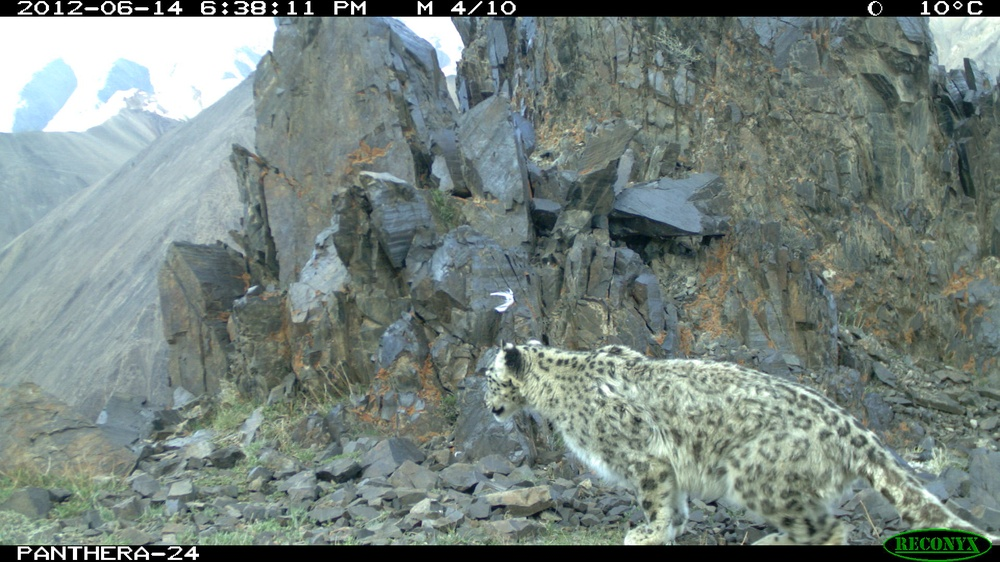
#> input picture Snow leopard/RepresentativeTests_left_diff_cats/01__Station05__Camera1__2012-6-14__5-38-10(4).JPG, 1000 x 562 px, shrunk from 1920 x 1080 before the run
$ python -i shiftableBF.py   (imports and definitions only)   (older library calls are emulated)
#> lines starting #> are read from the running program, lines starting #| are printed output that depends on the picture
# Adapted from Matlab to Python by Jon Crall
# Original Matlab Source:
# http://www.mathworks.se/matlabcentral/fileexchange/36657-fast-bilateral-filter/content/FastBilateralFilter/shiftableBF.m
# These are shorthands I used to help with porting 1 based to 0 based
# [k]    =        2:end
# [-k-1] = fliplr(1:end-1)
# [-k]   = fliplr(2:end)

''' Filtering operation

function shiftableBF:
    inImg      :  grayscale image
    sigmaS     : width of spatial Gaussian
    sigmaR     : width of range Gaussian
    [-w, w]^2  : domain of spatial Gaussian
    tol        : truncation error

Author: Kunal N. Chaudhury
Date:   March 1, 2012

Converted to python on March 25 2013 by Jon Crall

Reference:
[1] K.N. Chaudhury, D. Sage, and M. Unser, 'Fast O(1) bilateral  filtering using
trigonometric range kernels,' IEEE Transactions on Image Processing, vol. 20,
no. 11, 2011.
[2] K.N. Chaudhury, 'Acceleration of the shiftable O(1) algorithm for bilateral filtering
and non-local means,' arXiv:1203.5128v1.  '''

from pylab import find
from scipy.misc import comb
from scipy.ndimage import convolve
from scipy.signal import gaussian
from skimage.color import rgb2gray
import numpy as np
import sys

# [53 lines left out: function maxFilter, not called in this run]

# These take a long time: (chip, 1.6, 10, 7, 0)
# These are almost as good: (chip, 1.6, 200, 7, 0)
# SigmaR is the real time sucker. The bigger it is the faster it goes
def shiftableBF(inImg, sigmaS=1.6, sigmaR=200, w=7, tol=0):
    '''
    inImg - expects a grayscale numpy array with dtype=uint8
    np.asarray(Image.open(imname).convert('L'))
    '''
    inMax = inImg.max
    nChan = 1 if len(inImg.shape) == 2 else inImg.shape[2]
    inTyp = inImg.dtype
    if nChan == 4: inImg = inImg[:,:,0:3]  # remove alpha
    if nChan  > 1: inImg = rgb2gray(inImg) # remove color
    if inMax <= 1: inImg *= 255.           # force to range 0,255

    if w % 2 == 0:
        w = w + 1
    g = gaussian(w,sigmaS)
    g = g.reshape((w,1)) / sum(g)
    filt = g*np.transpose(g)

    # set range interval and the order of raised cosine
    #T  =  maxFilter(inImg, w)
    T = 192
    #print 'T= %r' % T
    N  =  float(np.ceil( 0.405 * (float(T) / float(sigmaR))**2 ))
    #print 'N= %r' % N
    gamma    =  1. / (np.sqrt(N) * sigmaR)
    #print 'gamma= %r' % gamma
    twoN     =  2**N
    #print 'N^2= %r' % twoN

    # compute truncation
    if tol == 0:
        M = 0
    else:
        if sigmaR > 40:
            #print "SigmaR > 4, setting M to 0"
            M = 0
        elif sigmaR > 10:
            #print "SigmaR > 10, adjusting to tolerence"
            sumCoeffs = 0
            M = -1
            #print "Trying N choose from from 0 to %d " % int(np.round(N/2)+1)
            for k in xrange(0,int(np.round(N/2)+1)):
                sumCoeffs += comb(N,k)/twoN
                if sumCoeffs > tol/2.:
                    #print "sumCoeeffs %d  tol/2 = %f" % (sumCoeffs, tol/2)
                    M = k
                    break
            if M == -1:
                #print "Setting to 0"
                M = 0
        else:
            #print "40 > SigmaR > 10, adjusting to tolerence"
            M = np.ceil( 0.5 * ( N - np.sqrt(4 * N * np.log10(2./tol)) ) )

    #print 'M = %r' % M
    # main filter
    (m, n)   =  inImg.shape
    outImg1  =  np.zeros((m, n))
    outImg2  =  np.zeros((m, n))
    outImg   =  np.zeros((m, n))

    #print (M, N-M+1)
    #sys.stdout.flush()

    for k in np.arange(M, N-M+1):
        coeff = comb(N,k) / twoN

        cosImg  = np.cos( (2.*k-N) * gamma * inImg )
        sinImg  = np.sin( (2.*k-N) * gamma * inImg )


        phi1 = convolve(np.multiply(inImg, cosImg), filt)
        phi2 = convolve(np.multiply(inImg, sinImg), filt)
        phi3 = convolve(cosImg, filt)
        phi4 = convolve(sinImg, filt)

        outImg1 += coeff * np.add(np.multiply(cosImg, phi1), np.multiply(sinImg, phi2))
        outImg2 += coeff * np.add(np.multiply(cosImg, phi3), np.multiply(sinImg, phi4))

    # avoid division by zero

    inImg.shape   = inImg.size
    outImg.shape  = outImg.size
    outImg1.shape = outImg1.size
    outImg2.shape = outImg2.size

    idx1 = find( outImg2 < 0.0001)
    idx2 = find( outImg2 > 0.0001)

    outImg[ idx1 ] = inImg[idx1]
    outImg[ idx2 ] = np.divide(outImg1[idx2], outImg2[idx2])

    inImg.shape   = (m,n)
    outImg.shape  = (m,n)
    outImg1.shape = (m,n)
    outImg2.shape = (m,n)

    # keep output consistent with input
    if outImg.max() <= 1 and inMax > 1:
        outImg *= 255.
    elif inMax <= 1 and outImg.max() > 1:
        outImg /= 255.
    if outImg.dtype != inTyp:
        outImg = np.array(outImg,dtype=inTyp)

    return outImg

>>> import cv2
>>> picture = cv2.cvtColor(cv2.imread('../../Snow leopard/RepresentativeTests_left_diff_cats/01__Station05__Camera1__2012-6-14__5-38-10(4).JPG'), cv2.COLOR_BGR2RGB)
>>> result = shiftableBF(picture)
#> in shiftableBF, `if nChan  > 1: inImg = rgb2gray(inImg)`:
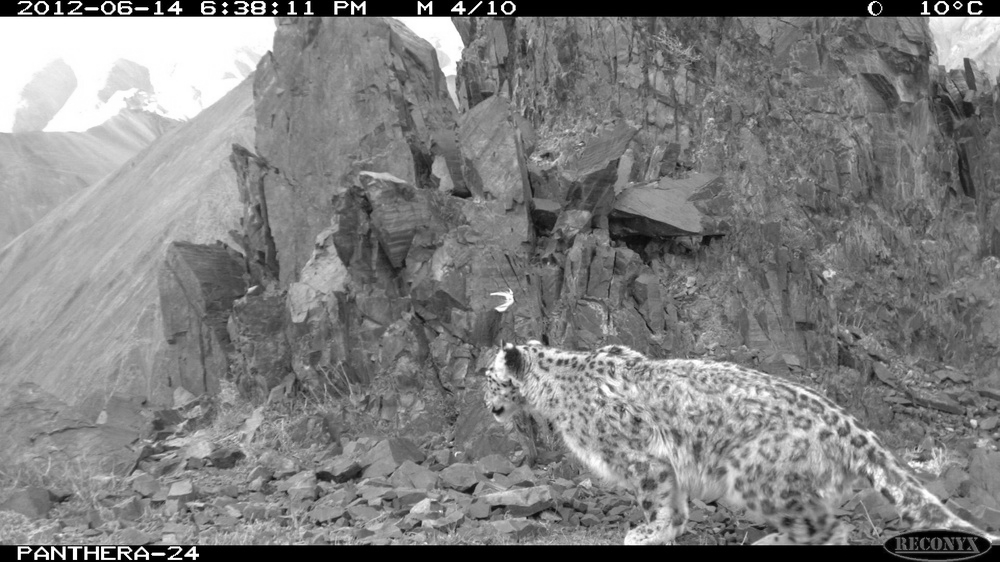
#> inImg: shape (562, 1000) float64; min 0, max 1, mean 0.505
#> (the run stopped early here; a loop or call above may not have finished)

$ run again, on Snow leopard/RepresentativeTests_left_diff_cats/02__Station13__Camera1__2012-9-13__2-21-40(9).JPG
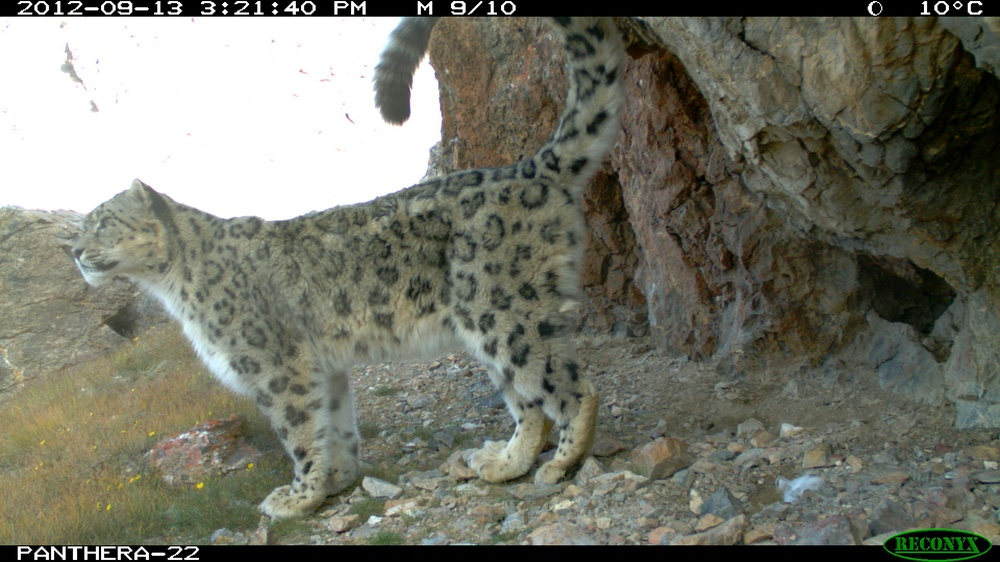
#> input picture Snow leopard/RepresentativeTests_left_diff_cats/02__Station13__Camera1__2012-9-13__2-21-40(9).JPG, 1000 x 562 px, shrunk from 1920 x 1080 before the run
#> in shiftableBF, `if nChan  > 1: inImg = rgb2gray(inImg)`:
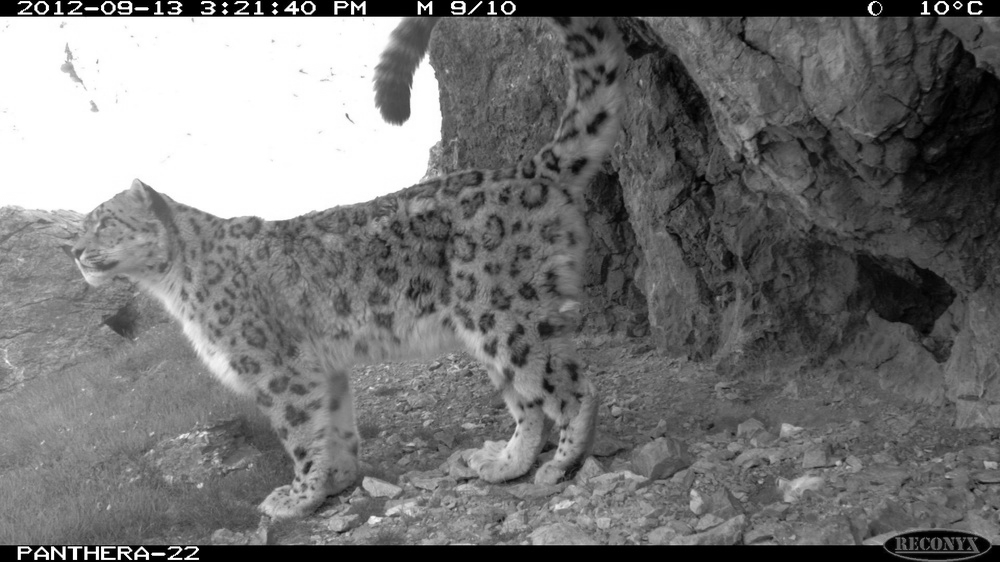
#> inImg: shape (562, 1000) float64; min 0, max 1, mean 0.457
